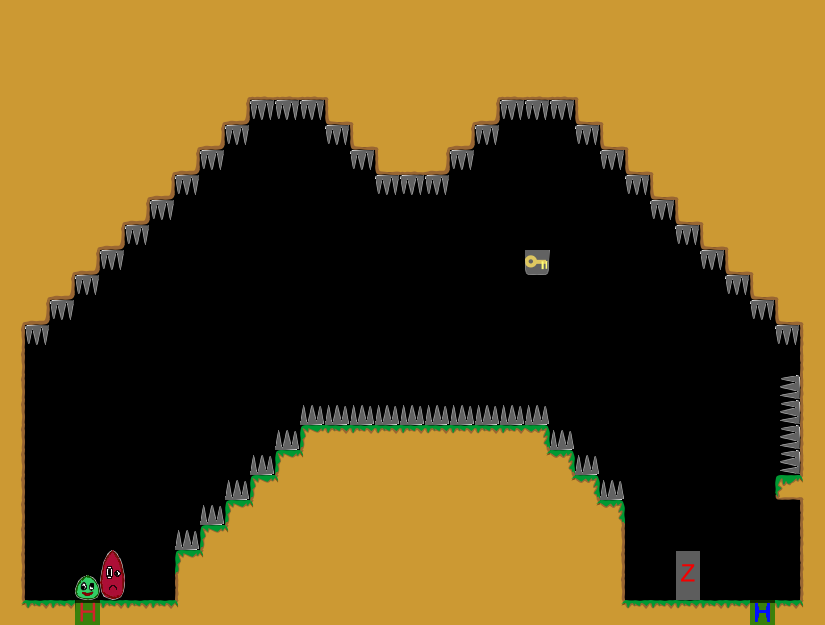

This game map was drawn from its Tiled (.tmx) file and the tilesets committed beside it. A one-line description and the trimmed map source follow:
An orthogonal 33x25 tile map with 25x25 px tiles, 1 tile layer (Kachelebene 1).

<map version="1.0" orientation="orthogonal" width="33" height="25" tilewidth="25" tileheight="25">
 <tileset firstgid="1" name="Tileset" tilewidth="25" tileheight="25">
  <image source="../../../img/Tileset.png" width="400" height="250" />
 </tileset>
 <layer name="Kachelebene 1" width="33" height="25">
  <data>[825 cells, 475 non-empty, 26 distinct tile ids]</data>
 </layer>
</map>
